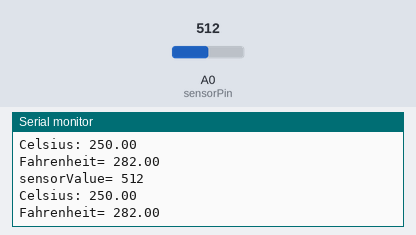
This sketch was run on a simulated Arduino Uno, built with avr-gcc and run on an emulated ATmega328P. Parts: the last lines printed to the serial monitor. The inputs (shaded band) are chosen by the test bench; at power-on: A0 (sensorPin) = 512.

Above: at 3.8 s.
3.9 s: A0 (sensorPin) set to 716
At 6.5 s:
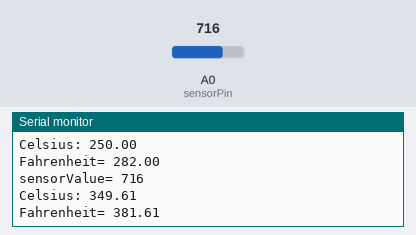
7.8 s: A0 (sensorPin) set to 900
At 10.1 s:
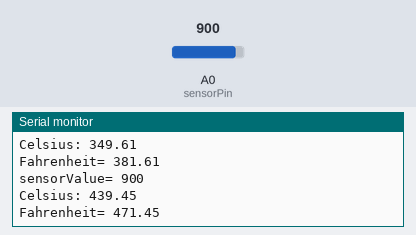
Timing chart, 0 to 11.6 s (numbered marks = the images above; inputs shaded):
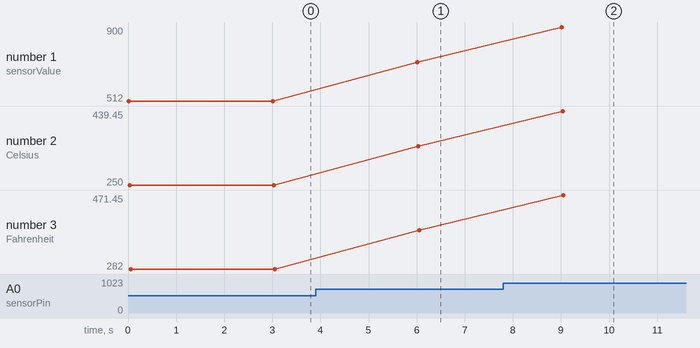

The sketch:

temperatureSensor.ino
```cpp
#define sensorPin 0
float celsius, voltage, fahrenheit;
int sensorValue;
void setup() {
Serial.begin(9600);
Serial.println("Initialising.....");
}
void loop() {
  int sensorValue= analogRead(sensorPin);
  voltage = ( float(sensorValue)/1024)*5;
  celsius = voltage/0.01;
Serial.print("sensorValue= ");
Serial.println(sensorValue);
Serial.print("Celsius: ");
Serial.println(celsius);
fahrenheit = (celsius * (9/5)) + 32;
Serial.print("Fahrenheit= ");
Serial.println(fahrenheit);
Serial.println();

delay(3000);
}
```

Measured:
- after the input at 3.9 s, the serial monitor: prints a new line after 2.1 s (image 1)
- after the input at 7.8 s, the serial monitor: prints a new line after 1.2 s (image 2)
- plotted number 1: 512 → 716 after the input at 3.9 s, 716 → 900 after the input at 7.8 s
- plotted number 2: 250 → 349.61 after the input at 3.9 s, 349.61 → 439.45 after the input at 7.8 s
- plotted number 3: 282 → 381.61 after the input at 3.9 s, 381.61 → 471.45 after the input at 7.8 s
